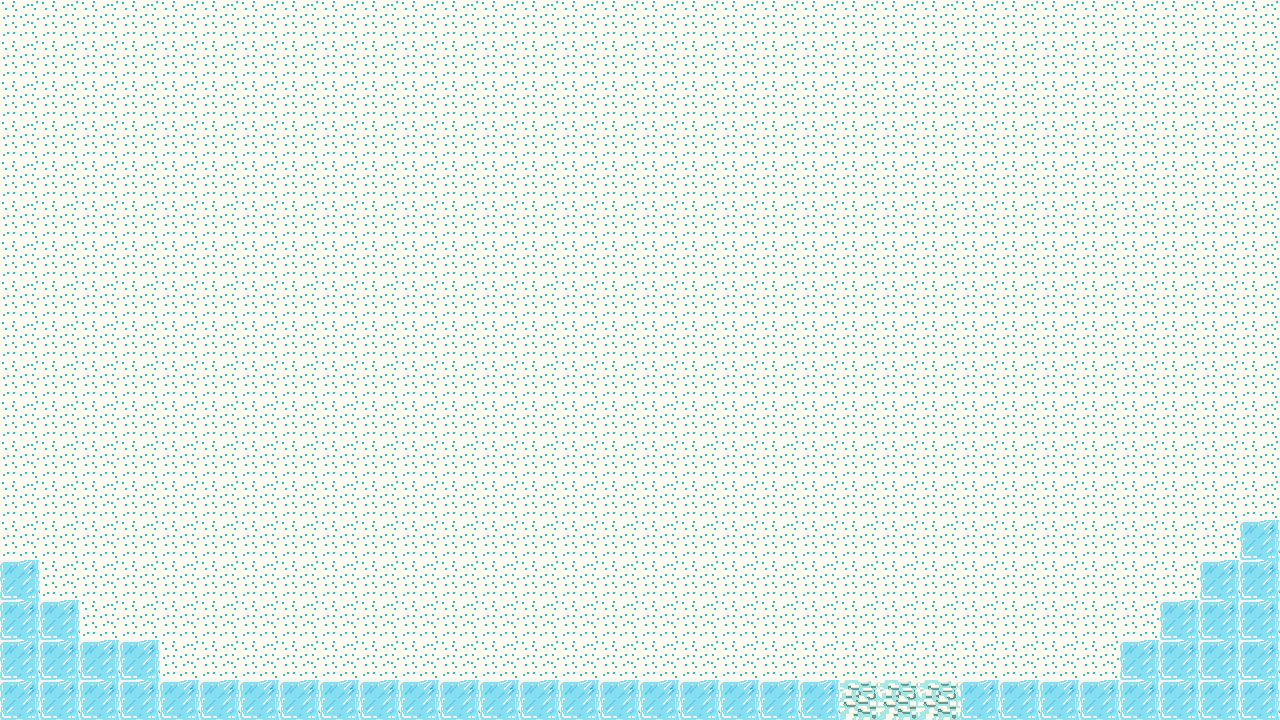

Below is a game level as drawn by its tile map, then a one-line description and the .tmx file that defines it, in full:
An orthogonal 32x18 tile map with 40x40 px tiles, 1 tile layer (Tile Layer 1).

<map version="1.10" tiledversion="1.11.2" orientation="orthogonal" renderorder="right-down" width="32" height="18" tilewidth="40" tileheight="40" infinite="0" nextlayerid="2" nextobjectid="1">
 <tileset firstgid="1" name="map" tilewidth="40" tileheight="40" tilecount="100" columns="10">
  <image source="map.png" width="400" height="400" />
 </tileset>
 <layer id="1" name="Tile Layer 1" width="32" height="18">
  <data encoding="csv">
10,10,10,10,10,10,10,10,10,10,10,10,10,10,10,10,10,10,10,10,10,10,10,10,10,10,10,10,10,10,10,10,
10,10,10,10,10,10,10,10,10,10,10,10,10,10,10,10,10,10,10,10,10,10,10,10,10,10,10,10,10,10,10,10,
10,10,10,10,10,10,10,10,10,10,10,10,10,10,10,10,10,10,10,10,10,10,10,10,10,10,10,10,10,10,10,10,
10,10,10,10,10,10,10,10,10,10,10,10,10,10,10,10,10,10,10,10,10,10,10,10,10,10,10,10,10,10,10,10,
10,10,10,10,10,10,10,10,10,10,10,10,10,10,10,10,10,10,10,10,10,10,10,10,10,10,10,10,10,10,10,10,
10,10,10,10,10,10,10,10,10,10,10,10,10,10,10,10,10,10,10,10,10,10,10,10,10,10,10,10,10,10,10,10,
10,10,10,10,10,10,10,10,10,10,10,10,10,10,10,10,10,10,10,10,10,10,10,10,10,10,10,10,10,10,10,10,
10,10,10,10,10,10,10,10,10,10,10,10,10,10,10,10,10,10,10,10,10,10,10,10,10,10,10,10,10,10,10,10,
10,10,10,10,10,10,10,10,10,10,10,10,10,10,10,10,10,10,10,10,10,10,10,10,10,10,10,10,10,10,10,10,
10,10,10,10,10,10,10,10,10,10,10,10,10,10,10,10,10,10,10,10,10,10,10,10,10,10,10,10,10,10,10,10,
10,10,10,10,10,10,10,10,10,10,10,10,10,10,10,10,10,10,10,10,10,10,10,10,10,10,10,10,10,10,10,10,
10,10,10,10,10,10,10,10,10,10,10,10,10,10,10,10,10,10,10,10,10,10,10,10,10,10,10,10,10,10,10,10,
10,10,10,10,10,10,10,10,10,10,10,10,10,10,10,10,10,10,10,10,10,10,10,10,10,10,10,10,10,10,10,10,
10,10,10,10,10,10,10,10,10,10,10,10,10,10,10,10,10,10,10,10,10,10,10,10,10,10,10,10,10,10,10,6,
6,10,10,10,10,10,10,10,10,10,10,10,10,10,10,10,10,10,10,10,10,10,10,10,10,10,10,10,10,10,6,6,
6,6,10,10,10,10,10,10,10,10,10,10,10,10,10,10,10,10,10,10,10,10,10,10,10,10,10,10,10,6,6,6,
6,6,6,6,10,10,10,10,10,10,10,10,10,10,10,10,10,10,10,10,10,10,10,10,10,10,10,10,6,6,6,6,
6,6,6,6,6,6,6,6,6,6,6,6,6,6,6,6,6,6,6,6,6,9,9,9,6,6,6,6,6,6,6,6
</data>
 </layer>
</map>
